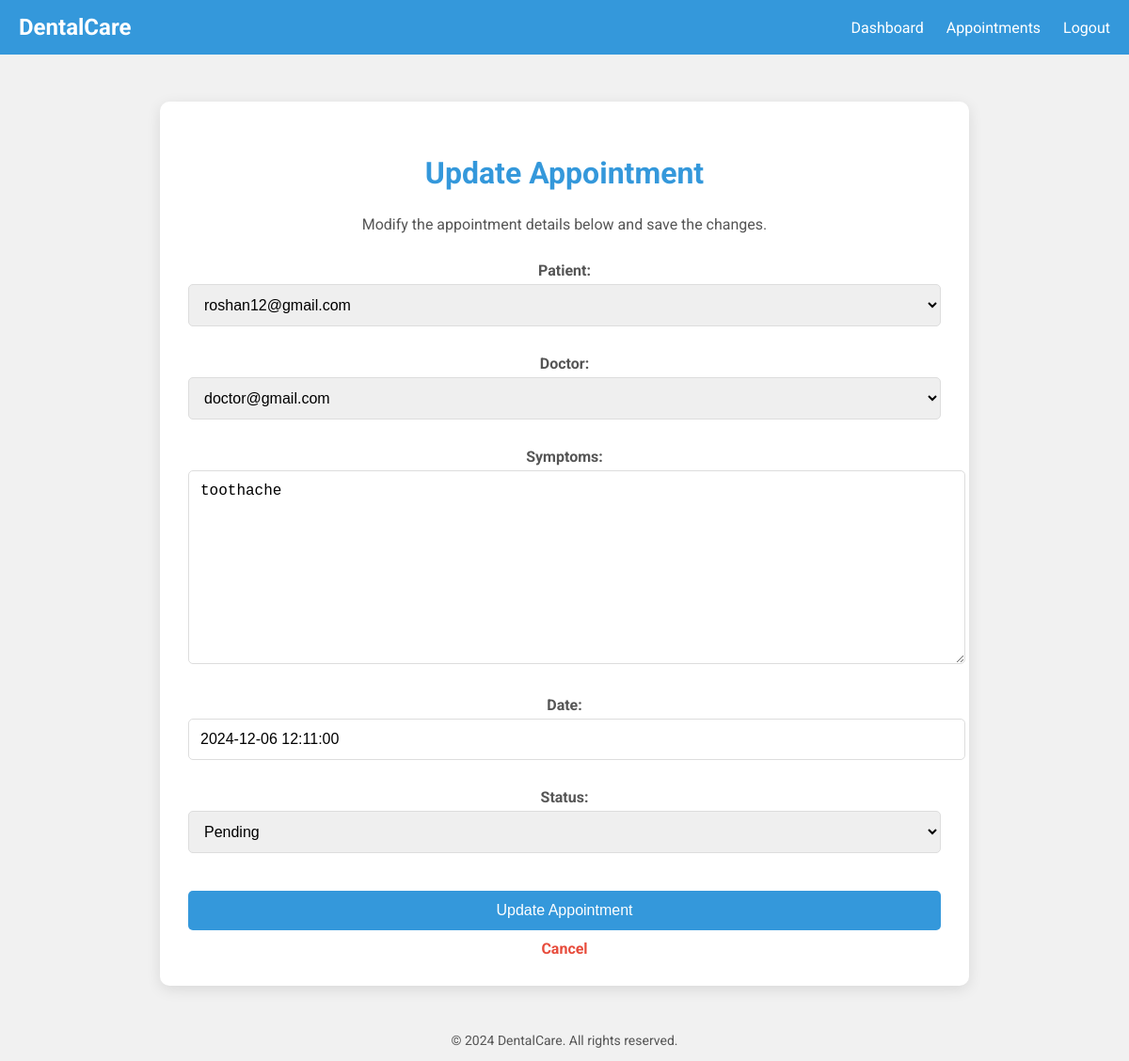
The page /staff/update_appointment/3/ on the database as committed earlier.
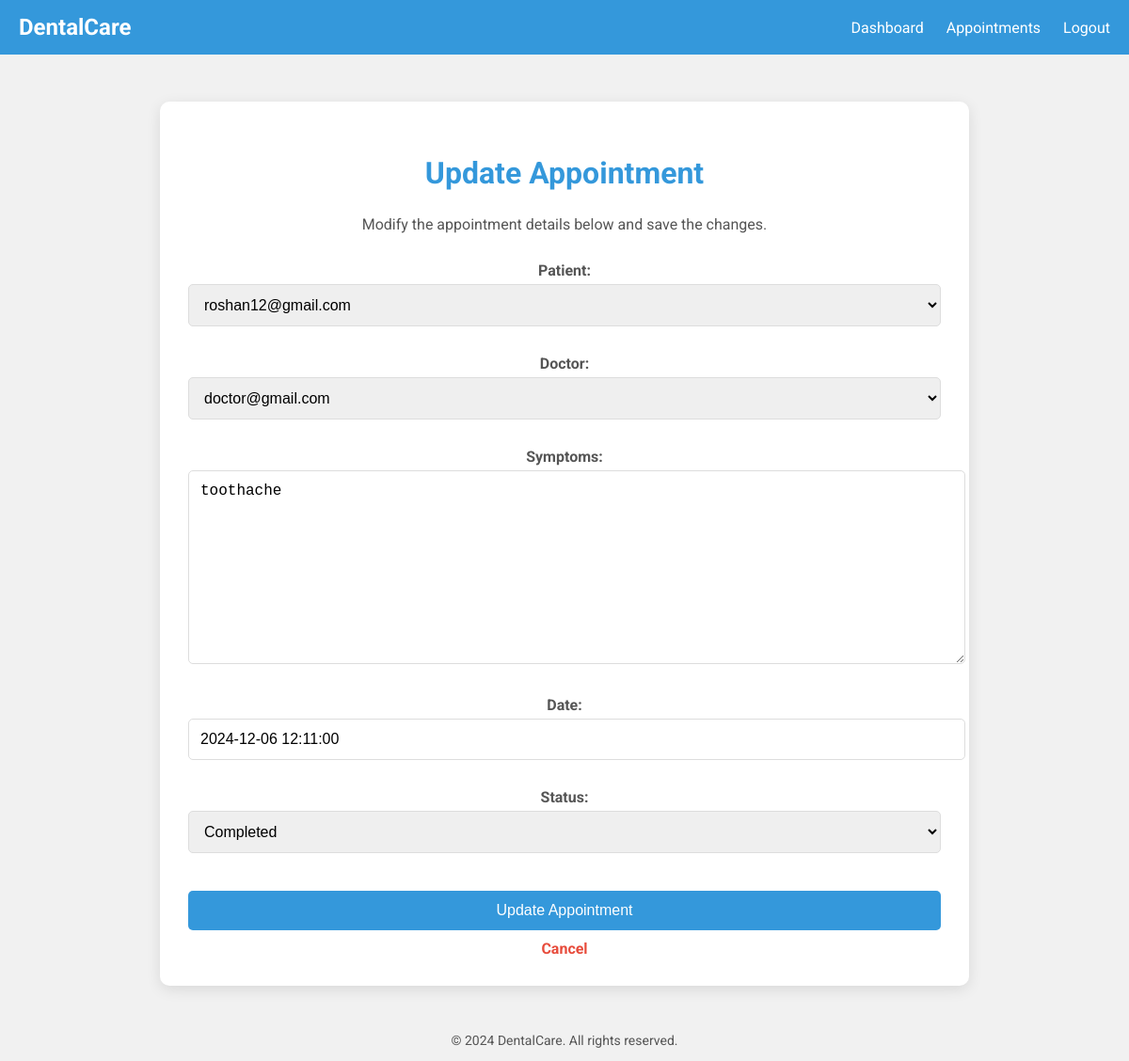
The same page on the database as committed later.
### appointment/models.py (models this page shows, shortened)
class Appointment(models.Model):
    class Status(models.TextChoices):
        PENDING = "Pending", "Pending"
        RESCHEDULED = "Rescheduled", "Rescheduled"
        COMPLETED = "Completed", "Completed"
    patient = models.ForeignKey(
        settings.AUTH_USER_MODEL,
        on_delete=models.CASCADE,
        limit_choices_to={'role': MyUser.Role.PATIENT},
        related_name="appointments"
    )
    doctor = models.ForeignKey(
        settings.AUTH_USER_MODEL,
        on_delete=models.SET_NULL,
        limit_choices_to={'role': MyUser.Role.DOCTOR},
        related_name="assigned_appointments",
        null=True,
        blank=True
    )
    created_by = models.ForeignKey(
        settings.AUTH_USER_MODEL,
        on_delete=models.CASCADE,
        limit_choices_to={'role': MyUser.Role.ADMIN},
        related_name="created_appointments"
    )
    symptoms = models.TextField()
    date = models.DateTimeField()
    status = models.CharField(
        max_length=20,
        choices=Status.choices,
        default=Status.PENDING
    )
    created_at = models.DateTimeField(auto_now_add=True)
    updated_at = models.DateTimeField(auto_now=True)

### staff/views.py (the view, shortened to what this page needs)
# urls.py: path('update_appointment/<int:pk>/', UpdateAppointmentView.as_view(), name='updateappointment'),
class UpdateAppointmentView(UpdateView):
    template_name='staff/update_appointment.html'
    model=Appointment
    fields=['patient', 'doctor', 'symptoms', 'date', 'status']

### userauth/models.py (called while the page is built)
    def __str__(self):
        return self.email

### staff/Templates/staff/update_appointment.html (shortened to what this page needs)
<!DOCTYPE html>
<html lang="en">
<head>
</head>
<body>
    <div class="navbar">
        <div class="logo">DentalCare</div>
        <div>
            <a href="">Dashboard</a>
            <a href="">Appointments</a>
            <a href="{% url 'logout' %}">Logout</a>
        </div>
    </div>
    <div class="container">
        <h2>Update Appointment</h2>
        <p>Modify the appointment details below and save the changes.</p>
        <form method="post">
            {{ form.as_p }}
            <button type="submit">Update Appointment</button>
        </form>
        <div class="cancel-link">
            <a href="{% url 'staffdashboardhome' %}">Cancel</a>
        </div>
    </div>
    <div class="footer">
        <p>&copy; 2024 DentalCare. All rights reserved.</p>
    </div>
</body>
</html>

Rows that differ between the two databases and show on the page:
changed Appointment "roshan12@gmail.com": status "Pending" → "Completed"
